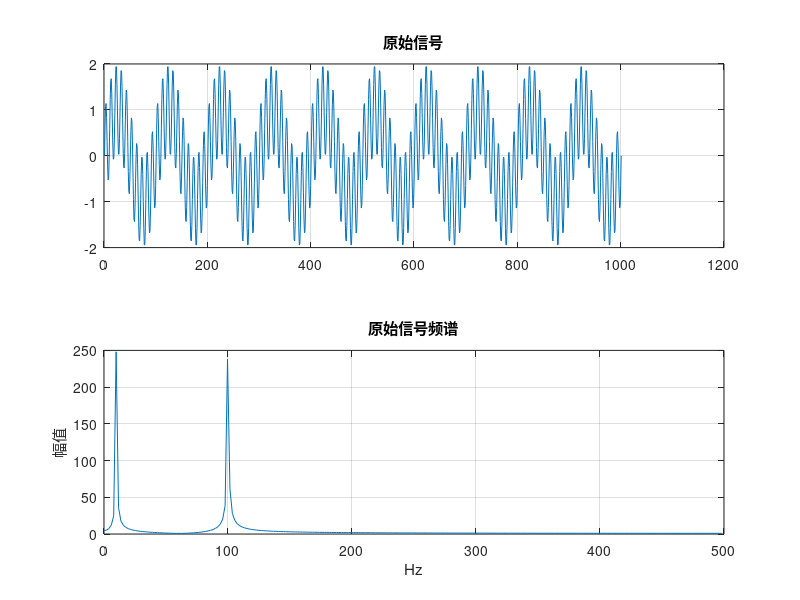
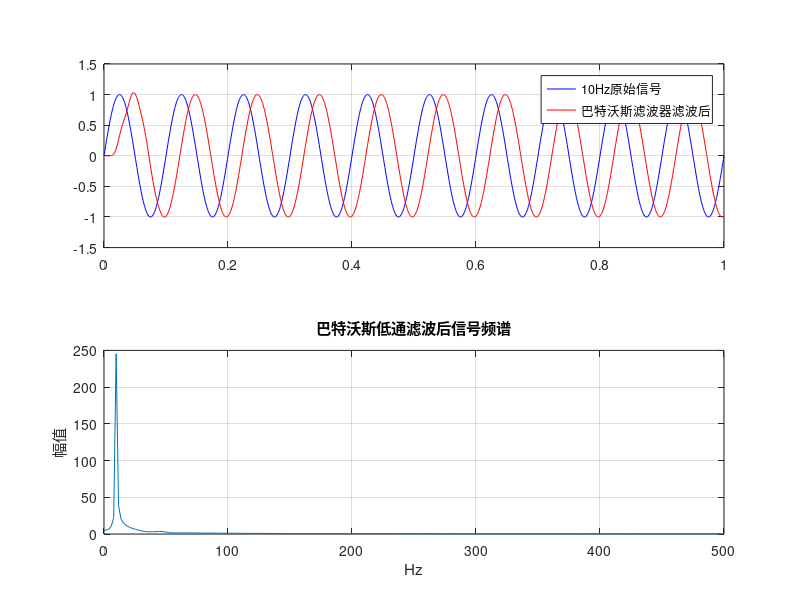
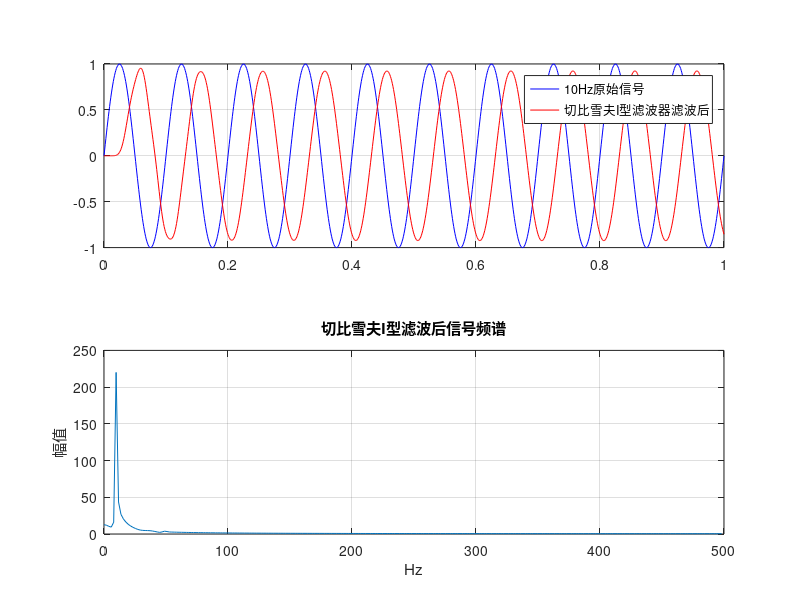
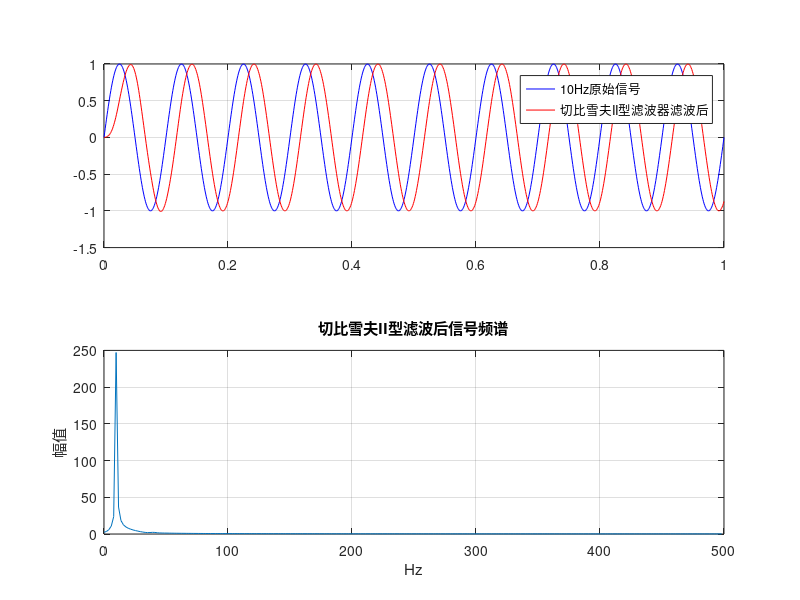

Here is the MATLAB script that generated these plots, in order: (Note: this script raises an error after producing the figures.)
% IIR滤波器设计  
% 目的：设计一个采样频率为1000Hz、通带截止频率为50Hz、阻带截止频率为100Hz的低通滤波器，并要求通带最大衰减为1dB，阻带最小衰减为60dB。  
  
clc;clear;close all;  
  
% 1. 产生信号（频率为10Hz和100Hz的正弦波叠加）  
Fs=1000; % 采样频率1000Hz  
t=0:1/Fs:1;  
s10=sin(20*pi*t); % 产生10Hz正弦波  
s100=sin(200*pi*t); % 产生100Hz正弦波  
s=s10+s100; % 信号叠加  
  
figure(1); % 画图  
subplot(2,1,1);plot(s);grid;  
title('原始信号');  
  
% 2. FFT分析信号频谱  
len = 512;  
y=fft(s,len);  % 对信号做len点FFT变换  
f=Fs*(0:len/2 - 1)/len;  
  
subplot(2,1,2);plot(f,abs(y(1:len/2)));grid;  
title('原始信号频谱')  
xlabel('Hz');ylabel('幅值');  
  
% 3. IIR滤波器设计  
N=0; % 阶数  
Fp=50; % 通带截止频率50Hz  
Fc=100; % 阻带截止频率100Hz  
Rp=1; % 通带波纹最大衰减为1dB  
Rs=60; % 阻带衰减为60dB  
  
% 3.0 计算最小滤波器阶数  
na=sqrt(10^(0.1*Rp)-1);  
ea=sqrt(10^(0.1*Rs)-1);  
N=ceil(log10(ea/na)/log10(Fc/Fp));  
  
% 3.1 巴特沃斯滤波器  
Wn=Fp*2/Fs;  
[Bb Ba]=butter(N,Wn,'low'); % 调用MATLAB butter函数快速设计滤波器  
[BH,BW]=freqz(Bb,Ba); % 绘制频率响应曲线  
Bf=filter(Bb,Ba,s); % 进行低通滤波  
By=fft(Bf,len);  % 对信号f1做len点FFT变换  
  
figure(2); % 画图  
subplot(2,1,1);plot(t,s10,'blue',t,Bf,'red');grid;  
legend('10Hz原始信号','巴特沃斯滤波器滤波后');  
subplot(2,1,2);plot(f,abs(By(1:len/2)));grid;  
title('巴特沃斯低通滤波后信号频谱');  
xlabel('Hz');ylabel('幅值');  
  
% 3.2 切比雪夫I型滤波器  
[C1b C1a]=cheby1(N,Rp,Wn,'low'); % 调用MATLAB cheby1函数快速设计低通滤波器  
[C1H,C1W]=freqz(C1b,C1a); % 绘制频率响应曲线  
C1f=filter(C1b,C1a,s); % 进行低通滤波  
C1y=fft(C1f,len);  % 对滤波后信号做len点FFT变换  
  
figure(3); % 画图  
subplot(2,1,1);plot(t,s10,'blue',t,C1f,'red');grid;  
legend('10Hz原始信号','切比雪夫I型滤波器滤波后');  
subplot(2,1,2);plot(f,abs(C1y(1:len/2)));grid;  
title('切比雪夫I型滤波后信号频谱');  
xlabel('Hz');ylabel('幅值');  
  
% 3.3 切比雪夫II型滤波器  
[C2b C2a]=cheby2(N,Rs,Wn,'low'); % 调用MATLAB cheby2函数快速设计低通滤波器  
[C2H,C2W]=freqz(C2b,C2a); % 绘制频率响应曲线  
C2f=filter(C2b,C2a,s); % 进行低通滤波  
C2y=fft(C2f,len);  % 对滤波后信号做len点FFT变换  
  
figure(4); % 画图  
subplot(2,1,1);plot(t,s10,'blue',t,C2f,'red');grid;  
legend('10Hz原始信号','切比雪夫II型滤波器滤波后');  
subplot(2,1,2);plot(f,abs(C2y(1:len/2)));grid;  
title('切比雪夫II型滤波后信号频谱');  
xlabel('Hz');ylabel('幅值');  
  
% 3.4 椭圆滤波器  
[Eb Ea]=ellip(N,Rp,Rs,Wn,'low'); % 调用MATLAB ellip函数快速设计低通滤波器  
[EH,EW]=freqz(Eb,Ea); % 绘制频率响应曲线  
Ef=filter(Eb,Ea,s); % 进行低通滤波  
Ey=fft(Ef,len);  % 对滤波后信号做len点FFT变换  
  
figure(5); % 画图  
subplot(2,1,1);plot(t,s10,'blue',t,Ef,'red');grid;  
legend('10Hz原始信号','椭圆滤波器滤波后');  
subplot(2,1,2);plot(f,abs(Ey(1:len/2)));grid;  
title('椭圆滤波后信号频谱');  
xlabel('Hz');ylabel('幅值');  
  
% 3.5 yulewalk滤波器  
fyule=[0 Wn Fc*2/Fs 1]; % 在此进行的是简单设计，实际需要多次仿真取最佳值  
myule=[1 1 0 0]; % 在此进行的是简单设计，实际需要多次仿真取最佳值  
[Yb Ya]=yulewalk(N,fyule,myule); % 调用MATLAB yulewalk函数快速设计低通滤波器  
[YH,YW]=freqz(Yb,Ya); % 绘制频率响应曲线  
Yf=filter(Yb,Ya,s); % 进行低通滤波  
Yy=fft(Yf,len);  % 对滤波后信号做len点FFT变换  
  
figure(6); % 画图  
subplot(2,1,1);plot(t,s10,'blue',t,Yf,'red');grid;  
legend('10Hz原始信号','yulewalk滤波器滤波后');  
subplot(2,1,2);plot(f,abs(Yy(1:len/2)));grid;  
title('yulewalk滤波后信号频谱');  
xlabel('Hz');ylabel('幅值');  
  
% 4. 各个滤波器的幅频响应对比分析  
A1 = BW*Fs/(2*pi);  
A2 = C1W*Fs/(2*pi);  
A3 = C2W*Fs/(2*pi);  
A4 = EW*Fs/(2*pi);  
A5 = YW*Fs/(2*pi);  
  
figure(7); % 画图  
subplot(1,1,1);plot(A1,abs(BH),A2,abs(C1H),A3,abs(C2H),A4,abs(EH),A5,abs(YH));grid;  
xlabel('频率／Hz');  
ylabel('频率响应幅度');  
legend('butter','cheby1','cheby2','ellip','yulewalk');  